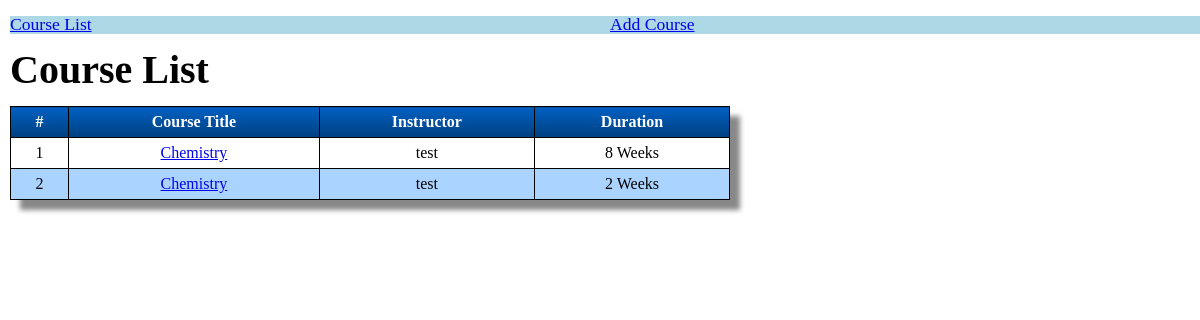
/courses, run on an earlier commit of the app's database.
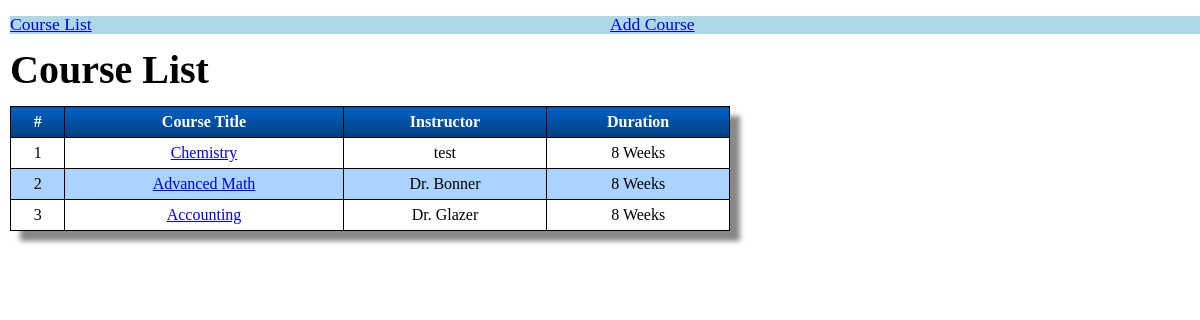
And on a later commit of the database.
### courses/models.py (models this page shows, shortened)
class Course(models.Model):
    title = models.CharField(max_length=100)
    description = models.TextField()
    instructor = models.CharField(max_length=100)
    duration = models.IntegerField(choices=[(2, "2 Weeks"), (8, "8 Weeks")])
    courseArt = models.ImageField(upload_to="course_art", max_length=100)

### courses/views.py (the view)
class CourseListView(ListView):
    model = Course
    template_name = "course_list.html"

### templates/course_list.html
{% extends "base.html" %}
{% block body %}
    <h1>Course List</h1>
    <br/>
    <table class="CSSTableGenerator">
        <tr>
            <td>#</td>
            <td>Course Title</td>
            <td>Instructor</td>
            <td>Duration</td>
        </tr>
        {% for object in object_list %}
            <tr>
                <td>{{ object.id }}</td>
                <td><a href="{% url "detail" object.id %}">{{ object.title }}</a></td>
                <td>{{ object.instructor }}</td>
                <td>{{ object.duration }} Weeks</td>
            </tr>
        {% endfor %}
    </table>
{% endblock %}

What changed in the data, as far as the page shows it:
changed Course id 2: title "Chemistry" → "Advanced Math"; instructor "test" → "Dr. Bonner"; duration "2" → "8"
added Course: id "3", title "Accounting", instructor "Dr. Glazer", duration "8"
